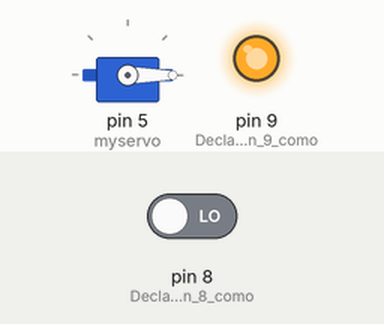
Recording of a sketch running on a simulated Arduino Uno, built with avr-gcc and run on an emulated ATmega328P. Shown: servo, output pins drawn as LEDs (lit = HIGH). Inputs (shaded band) come from the test bench; at power-on: pin 8 (Declaramos_el_pin_8_como) LOW. What the sketch prints to the serial monitor is not drawn.

Above: at 0.05 s.
At 4.0 s:
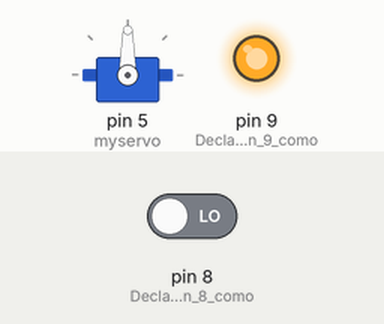
Timing chart, 0 to 4.6 s (numbered marks = the images above):
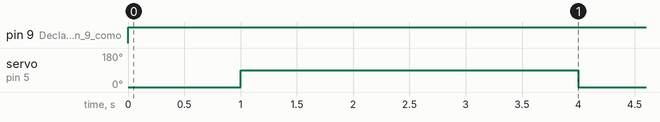

Measured:
- by itself, pin 9 (Declaramos_el_pin_9_como): LOW → HIGH at 0.00 s
- by itself, servo on pin 5 (myservo): alternates 90° for 3.0 s and 0° for 1.0 s

The sketch:

Smart_Contenedor_GEL.ino
```cpp
#include <Servo.h>
#include <Ultrasonic.h>

long distancia;
long tiempo;
Servo myservo;                  //declaramos un objeto miservo de la la libreria Servo

void setup()
{
  pinMode(9, OUTPUT);           //Declaramos el pin 9 como salida  (Echo) Sensor ultrasonico1
  pinMode(8, INPUT);            //Declaramos el pin 8 como entrada (Trigger) Sensor ultrasonico1
  myservo.attach(5);            //definimos el pin5 para controlar el servo
  myservo.write(0);             // coloca el servo en su posición inicial
  Serial.begin(9600);           // velocidad comunicacion serial
}

void loop()
{
 Sensores_Ultrasonico ();        // Ajustes de Sensor 1

  myservo.write(0);
if((distancia < 15))              // Si distancia menor a 15 cm el servo se situa en 90 grados
{
  myservo.write(90);
  delay(3000);
  myservo.write(0);
}else
 {
  myservo.write (0);
 }
  myservo.write (0);
  Serial.println("");
  Serial.print("  Distancia estimada: "); //Comandos para ver en pantalla la distancia al cual está el obstaculo
  Serial.print(distancia);
  Serial.println(" cm");
}

void Sensores_Ultrasonico ()
{
 digitalWrite(9, LOW);          // Por cuestión de estabilización del sensor ULTRASONICO
 delayMicroseconds(5);
 digitalWrite(9, HIGH);         // Envío del pulso ultrasónico*/
 delayMicroseconds(10);
 tiempo=pulseIn(8, HIGH);       //Función para medir la longitud del pulso entrante
 distancia= int((tiempo/2)/29);  //fórmula para calcular la distancia obteniendo un valor entero
}
```
